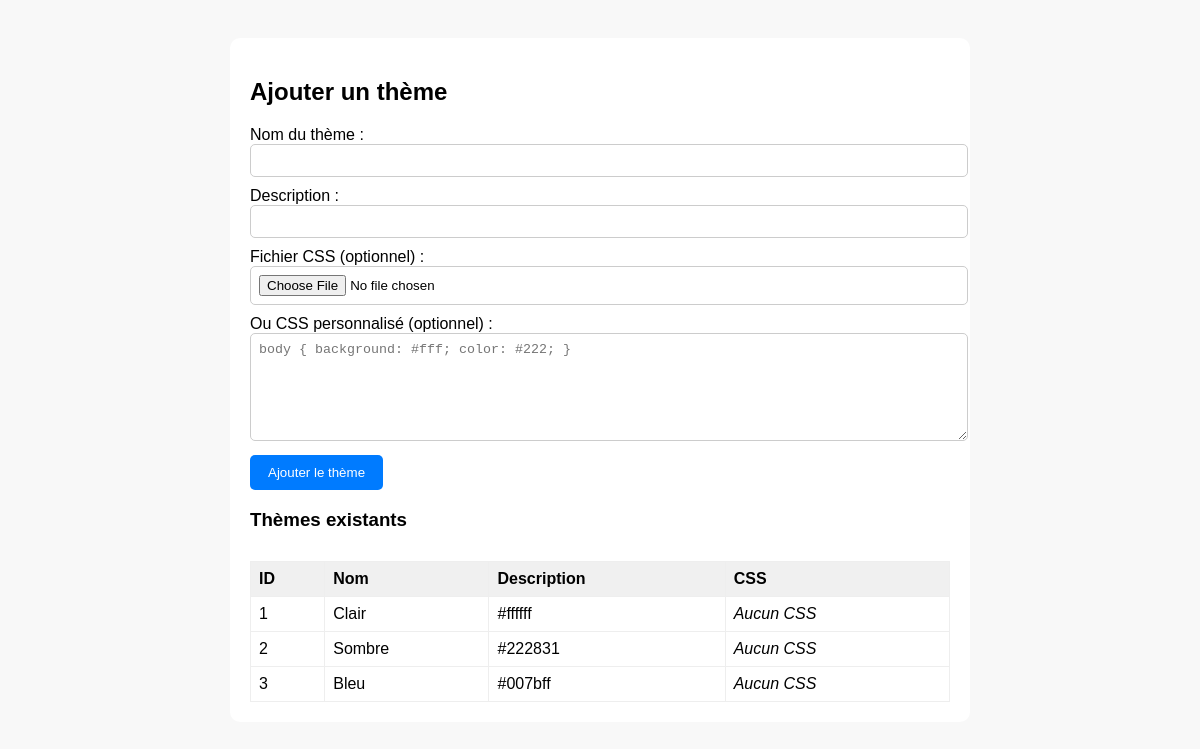
Before: /pages/admin.php with the older database file.
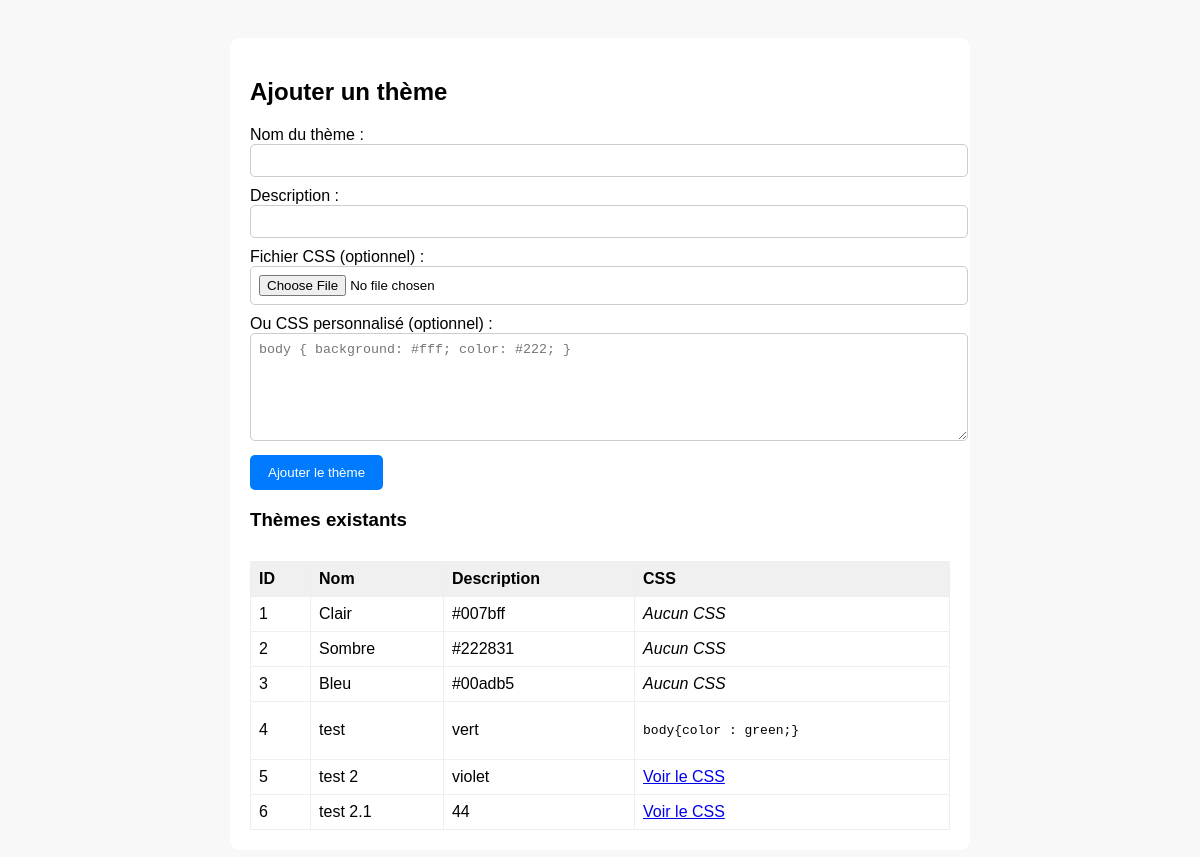
After: the same page with the newer database file.
### tables this page shows
CREATE TABLE themes (
            id INTEGER PRIMARY KEY AUTOINCREMENT,
            name TEXT NOT NULL,
            primary_color TEXT NOT NULL
        , custom_css TEXT);

### pages/admin.php (the view, shortened to what this page needs)
<?php
$db = new PDO("sqlite:../db/ma_base.db");
$db->setAttribute(PDO::ATTR_ERRMODE, PDO::ERRMODE_EXCEPTION);
$themes = $db->query("SELECT * FROM themes")->fetchAll(PDO::FETCH_ASSOC);
?>
<!DOCTYPE html>
<html lang="fr">
<head>
</head>
<body>
<div class="container">
    <h2>Ajouter un thème</h2>
    <form method="post" enctype="multipart/form-data">
        <label>Nom du thème :</label>
        <input type="text" name="name" required>
        <label>Description :</label>
        <input type="text" name="description" required>
        <label>Fichier CSS (optionnel) :</label>
        <input type="file" name="css_file" accept=".css">
        <label>Ou CSS personnalisé (optionnel) :</label>
        <textarea name="custom_css" rows="6" placeholder="body { background: #fff; color: #222; }"></textarea>
        <button type="submit" name="add_theme">Ajouter le thème</button>
    </form>
    <h3>Thèmes existants</h3>
    <table>
        <tr>
            <th>ID</th>
            <th>Nom</th>
            <th>Description</th>
            <th>CSS</th>
        </tr>
        <?php foreach ($themes as $theme): ?>
            <tr>
                <td><?= $theme['id'] ?></td>
                <td><?= htmlspecialchars($theme['name']) ?></td>
                <td><?= htmlspecialchars($theme['primary_color']) ?></td>
                <td>
                    <?php if (!empty($theme['custom_css']) && strpos($theme['custom_css'], 'theme_css/') === 0): ?>
                        <a href="/<?= htmlspecialchars($theme['custom_css']) ?>" target="_blank">Voir le CSS</a>
                    <?php elseif (!empty($theme['custom_css'])): ?>
                        <pre style="white-space:pre-wrap;"><?= htmlspecialchars($theme['custom_css']) ?></pre>
                    <?php else: ?>
                        <em>Aucun CSS</em>
                    <?php endif; ?>
                </td>
            </tr>
        <?php endforeach; ?>
    </table>
</div>
</body>
</html>

### pages/admin.php (style rules this page uses)
body { font-family: Arial, sans-serif; background: #f8f8f8; padding: 30px; }
.container { background: #fff; padding: 20px; border-radius: 10px; max-width: 700px; margin: auto; }
input, textarea { width: 100%; margin-bottom: 10px; padding: 8px; border-radius: 5px; border: 1px solid #ccc; }
button { background: #007bff; color: #fff; border: none; padding: 10px 18px; border-radius: 5px; cursor: pointer; }
table { width: 100%; border-collapse: collapse; margin-top: 30px; }
th, td { border: 1px solid #eee; padding: 8px; text-align: left; }
th { background: #f0f0f0; }

Changed rows visible on the page:
changed themes "Clair": primary_color "#ffffff" → "#007bff"
changed themes "Bleu": primary_color "#007bff" → "#00adb5"
added themes: id "4", name "test", primary_color "vert", custom_css "body{color : green;}"
added themes: id "5", name "test 2", primary_color "violet"
added themes: id "6", name "test 2.1", primary_color "44"
